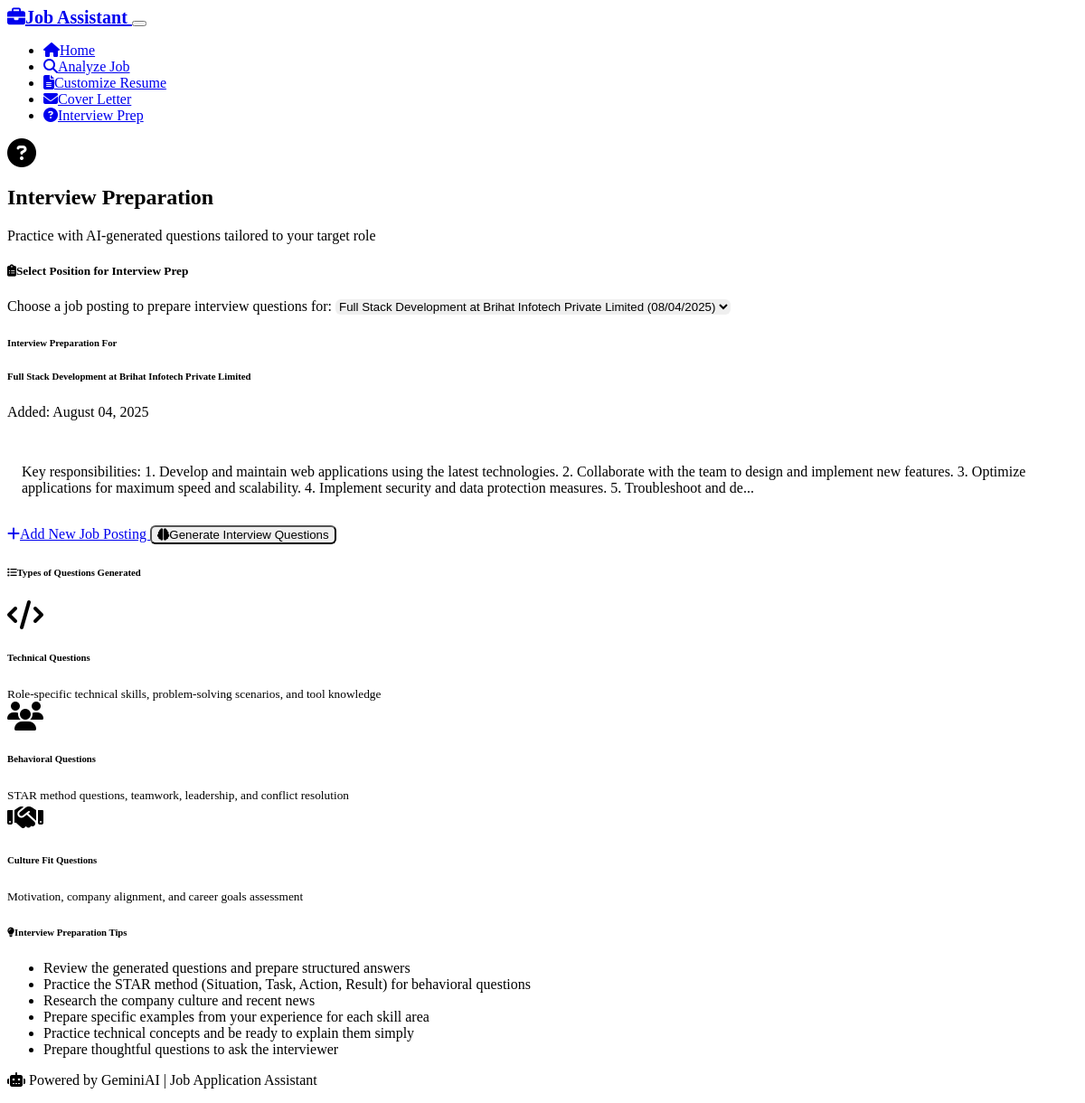
The app's page /interview_prep?job_id=3 with its own data.
### models.py (models this page shows, shortened)
class JobPosting(db.Model):
    __tablename__ = 'job_posting'
    id = db.Column(db.Integer, primary_key=True)
    title = db.Column(db.String(200), nullable=False)
    company = db.Column(db.String(100), nullable=False)
    description = db.Column(db.Text, nullable=False)
    requirements = db.Column(db.Text)
    created_at = db.Column(db.DateTime, default=datetime.utcnow)

### routes.py (the view)
@app.route('/interview_prep')
def interview_prep():
    job_id = request.args.get('job_id')
    job_posting = None
    if job_id:
        job_posting = JobPosting.query.get(job_id)
    jobs = JobPosting.query.order_by(JobPosting.created_at.desc()).limit(10).all()
    return render_template('interview_prep.html',
                         jobs=jobs,
                         selected_job=job_posting)

### templates/interview_prep.html (shortened to what this page needs)
{% extends "base.html" %}
{% block content %}
<div class="container mt-4">
    <div class="row">
        <div class="col-12">
            <div class="d-flex align-items-center mb-4">
                <i class="fas fa-question-circle fa-2x text-warning me-3"></i>
                <div>
                    <h2 class="mb-0">Interview Preparation</h2>
                    <p class="text-muted mb-0">Practice with AI-generated questions tailored to your target role</p>
                </div>
            </div>
        </div>
    </div>
    <div class="row">
        <div class="col-lg-8 mx-auto">
            <div class="card">
                <div class="card-header">
                    <h5 class="card-title mb-0">
                        <i class="fas fa-clipboard-list me-2"></i>Select Position for Interview Prep
                    </h5>
                </div>
                <div class="card-body">
                    {% if jobs %}
                    <form method="POST" action="{{ url_for('process_interview_prep') }}">
                        <div class="mb-4">
                            <label for="job_id" class="form-label">Choose a job posting to prepare interview questions for:</label>
                            <select class="form-select" id="job_id" name="job_id" required>
                                {% for job in jobs %}
                                <option value="{{ job.id }}"
                                        {% if selected_job and selected_job.id == job.id %}selected{% endif %}>
                                    {{ job.title }} at {{ job.company }}
                                </option>
                                {% endfor %}
                            </select>
                        </div>
                        {% if selected_job %}
                        <div class="card mb-4">
                            <div class="card-header">
                                <h6 class="mb-0">Interview Preparation For</h6>
                            </div>
                            <div class="card-body">
                                <h6><strong>{{ selected_job.title }}</strong> at {{ selected_job.company }}</h6>
                                <p class="text-muted small mb-2">Added: {{ selected_job.created_at.strftime('%B %d, %Y') }}</p>
                                <div class="description-preview">
                                    <p class="mb-0">{{ selected_job.description[:300] }}{% if selected_job.description|length > 300 %}...{% endif %}</p>
                                </div>
                            </div>
                        </div>
                        {% endif %}
                        <div class="d-grid gap-2 d-md-flex justify-content-md-between">
                            <a href="{{ url_for('analyze_job') }}" class="btn btn-outline-primary">
                                <i class="fas fa-plus me-2"></i>Add New Job Posting
                            </a>
                            <button type="submit" class="btn btn-warning">
                                <i class="fas fa-brain me-2"></i>Generate Interview Questions
                            </button>
                        </div>
                    </form>
                    {% endif %}
                </div>
            </div>
            <div class="card mt-4">
                <div class="card-header">
                    <h6 class="card-title mb-0">
                        <i class="fas fa-list me-2 text-info"></i>Types of Questions Generated
                    </h6>
                </div>
                <div class="card-body">
                    <div class="row">
                        <div class="col-md-4 text-center mb-3">
                            <i class="fas fa-code fa-2x text-primary mb-2"></i>
                            <h6>Technical Questions</h6>
                            <small class="text-muted">Role-specific technical skills, problem-solving scenarios, and tool knowledge</small>
                        </div>
                        <div class="col-md-4 text-center mb-3">
                            <i class="fas fa-users fa-2x text-success mb-2"></i>
                            <h6>Behavioral Questions</h6>
                            <small class="text-muted">STAR method questions, teamwork, leadership, and conflict resolution</small>
                        </div>
                        <div class="col-md-4 text-center mb-3">
                            <i class="fas fa-handshake fa-2x text-warning mb-2"></i>
                            <h6>Culture Fit Questions</h6>
                            <small class="text-muted">Motivation, company alignment, and career goals assessment</small>
                        </div>
                    </div>
                </div>
            </div>
            <div class="card mt-4">
                <div class="card-header">
                    <h6 class="card-title mb-0">
                        <i class="fas fa-lightbulb me-2 text-warning"></i>Interview Preparation Tips
                    </h6>
                </div>
                <div class="card-body">
                    <ul class="mb-0">
                        <li class="mb-2">Review the generated questions and prepare structured answers</li>
                        <li class="mb-2">Practice the STAR method (Situation, Task, Action, Result) for behavioral questions</li>
                        <li class="mb-2">Research the company culture and recent news</li>
                        <li class="mb-2">Prepare specific examples from your experience for each skill area</li>
                        <li class="mb-2">Practice technical concepts and be ready to explain them simply</li>
                        <li>Prepare thoughtful questions to ask the interviewer</li>
                    </ul>
                </div>
            </div>
        </div>
    </div>
</div>
{% endblock %}

### static/style.css (style rules this page uses)
.card { transition: transform 0.2s ease-in-out, box-shadow 0.2s ease-in-out; }
.form-control, .form-select { border-radius: 0.375rem; border: 1px solid var(--bs-border-color); }
.btn { border-radius: 0.375rem; font-weight: 500; transition: all 0.15s ease-in-out; }
.description-preview { background: var(--bs-secondary-bg); padding: 1rem; border-radius: 0.375rem; border-left: 4px solid var(--bs-primary); }
[data-bs-theme="dark"] .description-preview { background: var(--bs-dark); border-left-color: var(--bs-info); }
[data-bs-theme="dark"] .card { border: 1px solid var(--bs-border-color); }

### records on screen
JobPosting: title "Full Stack Development", company "Brihat Infotech Private Limited", created_at "August 04, 2025", description "Key responsibilities: 1. Develop and maintain web applications using the latest technologies. 2. Collaborate with the team to design and implement new features. 3. Optimize applications for maximum speed and scalability. 4. Implement security and data protection measures. 5. Troubleshoot and de"

### other values on screen
form field job_id "Full Stack Development at Brihat Infotech Private Limited (08/04/2025)"
